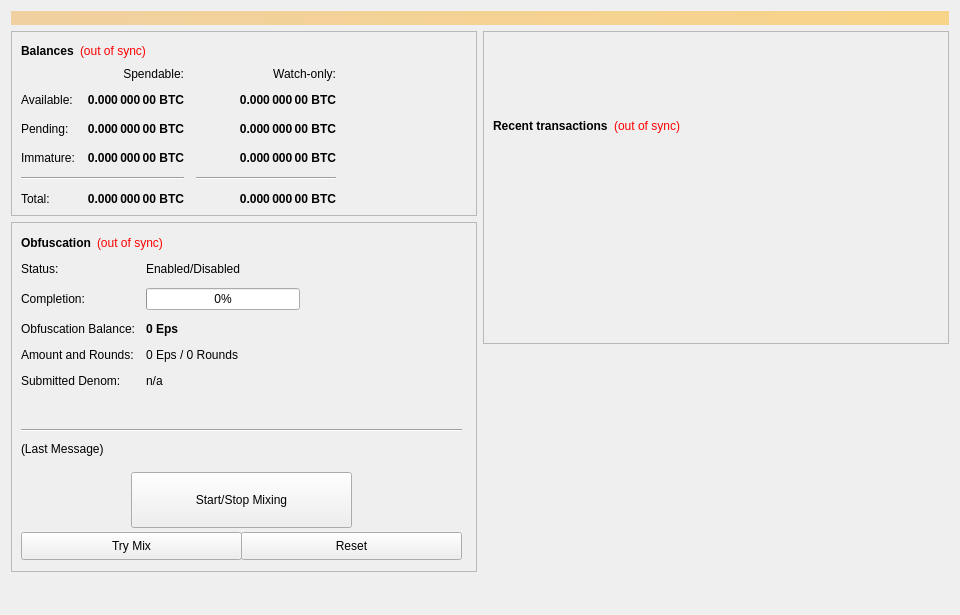
<?xml version="1.0" encoding="UTF-8"?>
<ui version="4.0">
 <class>OverviewPage</class>
 <widget class="QWidget" name="OverviewPage">
  <property name="geometry">
   <rect>
    <x>0</x>
    <y>0</y>
    <width>960</width>
    <height>615</height>
   </rect>
  </property>
  <property name="minimumSize">
   <size>
    <width>960</width>
    <height>0</height>
   </size>
  </property>
  <property name="windowTitle">
   <string>Form</string>
  </property>
  <layout class="QVBoxLayout" name="topLayout">
   <item>
    <widget class="QLabel" name="labelAlerts">
     <property name="visible">
      <bool>false</bool>
     </property>
     <property name="styleSheet">
      <string notr="true">background-color: qlineargradient(x1: 0, y1: 0, x2: 1, y2: 0, stop:0 #F0D0A0, stop:1 #F8D488); color:#000000;</string>
     </property>
     <property name="wordWrap">
      <bool>true</bool>
     </property>
     <property name="margin">
      <number>3</number>
     </property>
    </widget>
   </item>
   <item>
    <layout class="QHBoxLayout" name="horizontalLayout" stretch="1,1">
     <item>
      <layout class="QVBoxLayout" name="verticalLayout_2">
       <item>
        <widget class="QFrame" name="frame">
         <property name="frameShape">
          <enum>QFrame::StyledPanel</enum>
         </property>
         <property name="frameShadow">
          <enum>QFrame::Raised</enum>
         </property>
         <layout class="QVBoxLayout" name="verticalLayout_4">
          <item>
           <layout class="QHBoxLayout" name="horizontalLayout_4">
            <item>
             <widget class="QLabel" name="label_5">
              <property name="font">
               <font>
                <weight>75</weight>
                <bold>true</bold>
               </font>
              </property>
              <property name="text">
               <string>Balances</string>
              </property>
             </widget>
            </item>
            <item>
             <widget class="QLabel" name="labelWalletStatus">
              <property name="cursor">
               <cursorShape>WhatsThisCursor</cursorShape>
              </property>
              <property name="toolTip">
               <string>The displayed information may be out of date. Your wallet automatically synchronizes with the EPS network after a connection is established, but this process has not completed yet.</string>
              </property>
              <property name="styleSheet">
               <string notr="true">QLabel { color: red; }</string>
              </property>
              <property name="text">
               <string notr="true">(out of sync)</string>
              </property>
              <property name="alignment">
               <set>Qt::AlignLeading|Qt::AlignLeft|Qt::AlignVCenter</set>
              </property>
             </widget>
            </item>
            <item>
             <spacer name="horizontalSpacer_3">
              <property name="orientation">
               <enum>Qt::Horizontal</enum>
              </property>
              <property name="sizeHint" stdset="0">
               <size>
                <width>40</width>
                <height>20</height>
               </size>
              </property>
             </spacer>
            </item>
           </layout>
          </item>
          <item>
           <layout class="QGridLayout" name="gridLayout">
            <property name="spacing">
             <number>12</number>
            </property>
            <item row="2" column="2">
             <widget class="QLabel" name="labelWatchPending">
              <property name="font">
               <font>
                <weight>75</weight>
                <bold>true</bold>
               </font>
              </property>
              <property name="cursor">
               <cursorShape>IBeamCursor</cursorShape>
              </property>
              <property name="toolTip">
               <string>Unconfirmed transactions to watch-only addresses</string>
              </property>
              <property name="text">
               <string notr="true">0.000 000 00 BTC</string>
              </property>
              <property name="alignment">
               <set>Qt::AlignRight|Qt::AlignTrailing|Qt::AlignVCenter</set>
              </property>
              <property name="textInteractionFlags">
               <set>Qt::LinksAccessibleByMouse|Qt::TextSelectableByKeyboard|Qt::TextSelectableByMouse</set>
              </property>
             </widget>
            </item>
            <item row="2" column="1">
             <widget class="QLabel" name="labelUnconfirmed">
              <property name="font">
               <font>
                <weight>75</weight>
                <bold>true</bold>
               </font>
              </property>
              <property name="cursor">
               <cursorShape>IBeamCursor</cursorShape>
              </property>
              <property name="toolTip">
               <string>Total of transactions that have yet to be confirmed, and do not yet count toward the spendable balance</string>
              </property>
              <property name="text">
               <string notr="true">0.000 000 00 BTC</string>
              </property>
              <property name="alignment">
               <set>Qt::AlignRight|Qt::AlignTrailing|Qt::AlignVCenter</set>
              </property>
              <property name="textInteractionFlags">
               <set>Qt::LinksAccessibleByMouse|Qt::TextSelectableByKeyboard|Qt::TextSelectableByMouse</set>
              </property>
             </widget>
            </item>
            <item row="3" column="2">
             <widget class="QLabel" name="labelWatchImmature">
              <property name="font">
               <font>
                <weight>75</weight>
                <bold>true</bold>
               </font>
              </property>
              <property name="cursor">
               <cursorShape>IBeamCursor</cursorShape>
              </property>
              <property name="toolTip">
               <string>Staked or masternode rewards in watch-only addresses that has not yet matured</string>
              </property>
              <property name="text">
               <string notr="true">0.000 000 00 BTC</string>
              </property>
              <property name="alignment">
               <set>Qt::AlignRight|Qt::AlignTrailing|Qt::AlignVCenter</set>
              </property>
              <property name="textInteractionFlags">
               <set>Qt::LinksAccessibleByMouse|Qt::TextSelectableByKeyboard|Qt::TextSelectableByMouse</set>
              </property>
             </widget>
            </item>
            <item row="4" column="0" colspan="2">
             <widget class="Line" name="lineSpendableBalance">
              <property name="orientation">
               <enum>Qt::Horizontal</enum>
              </property>
             </widget>
            </item>
            <item row="4" column="2">
             <widget class="Line" name="lineWatchBalance">
              <property name="sizePolicy">
               <sizepolicy hsizetype="Preferred" vsizetype="Fixed">
                <horstretch>0</horstretch>
                <verstretch>0</verstretch>
               </sizepolicy>
              </property>
              <property name="minimumSize">
               <size>
                <width>140</width>
                <height>0</height>
               </size>
              </property>
              <property name="orientation">
               <enum>Qt::Horizontal</enum>
              </property>
             </widget>
            </item>
            <item row="5" column="0">
             <widget class="QLabel" name="labelTotalText">
              <property name="text">
               <string>Total:</string>
              </property>
             </widget>
            </item>
            <item row="3" column="1">
             <widget class="QLabel" name="labelImmature">
              <property name="font">
               <font>
                <weight>75</weight>
                <bold>true</bold>
               </font>
              </property>
              <property name="cursor">
               <cursorShape>IBeamCursor</cursorShape>
              </property>
              <property name="toolTip">
               <string>Staked or masternode rewards that has not yet matured</string>
              </property>
              <property name="text">
               <string notr="true">0.000 000 00 BTC</string>
              </property>
              <property name="alignment">
               <set>Qt::AlignRight|Qt::AlignTrailing|Qt::AlignVCenter</set>
              </property>
              <property name="textInteractionFlags">
               <set>Qt::LinksAccessibleByMouse|Qt::TextSelectableByKeyboard|Qt::TextSelectableByMouse</set>
              </property>
             </widget>
            </item>
            <item row="2" column="3">
             <spacer name="horizontalSpacer_2">
              <property name="orientation">
               <enum>Qt::Horizontal</enum>
              </property>
              <property name="sizeHint" stdset="0">
               <size>
                <width>40</width>
                <height>20</height>
               </size>
              </property>
             </spacer>
            </item>
            <item row="3" column="0">
             <widget class="QLabel" name="labelImmatureText">
              <property name="text">
               <string>Immature:</string>
              </property>
             </widget>
            </item>
            <item row="5" column="1">
             <widget class="QLabel" name="labelTotal">
              <property name="font">
               <font>
                <weight>75</weight>
                <bold>true</bold>
               </font>
              </property>
              <property name="cursor">
               <cursorShape>IBeamCursor</cursorShape>
              </property>
              <property name="toolTip">
               <string>Your current total balance</string>
              </property>
              <property name="text">
               <string notr="true">0.000 000 00 BTC</string>
              </property>
              <property name="alignment">
               <set>Qt::AlignRight|Qt::AlignTrailing|Qt::AlignVCenter</set>
              </property>
              <property name="textInteractionFlags">
               <set>Qt::LinksAccessibleByMouse|Qt::TextSelectableByKeyboard|Qt::TextSelectableByMouse</set>
              </property>
             </widget>
            </item>
            <item row="5" column="2">
             <widget class="QLabel" name="labelWatchTotal">
              <property name="font">
               <font>
                <weight>75</weight>
                <bold>true</bold>
               </font>
              </property>
              <property name="cursor">
               <cursorShape>IBeamCursor</cursorShape>
              </property>
              <property name="toolTip">
               <string>Current total balance in watch-only addresses</string>
              </property>
              <property name="text">
               <string notr="true">0.000 000 00 BTC</string>
              </property>
              <property name="alignment">
               <set>Qt::AlignRight|Qt::AlignTrailing|Qt::AlignVCenter</set>
              </property>
              <property name="textInteractionFlags">
               <set>Qt::LinksAccessibleByMouse|Qt::TextSelectableByKeyboard|Qt::TextSelectableByMouse</set>
              </property>
             </widget>
            </item>
            <item row="0" column="2">
             <widget class="QLabel" name="labelWatchonly">
              <property name="text">
               <string>Watch-only:</string>
              </property>
              <property name="alignment">
               <set>Qt::AlignRight|Qt::AlignTrailing|Qt::AlignVCenter</set>
              </property>
             </widget>
            </item>
            <item row="1" column="0">
             <widget class="QLabel" name="labelBalanceText">
              <property name="text">
               <string>Available:</string>
              </property>
             </widget>
            </item>
            <item row="1" column="1">
             <widget class="QLabel" name="labelBalance">
              <property name="font">
               <font>
                <weight>75</weight>
                <bold>true</bold>
               </font>
              </property>
              <property name="cursor">
               <cursorShape>IBeamCursor</cursorShape>
              </property>
              <property name="toolTip">
               <string>Your current spendable balance</string>
              </property>
              <property name="text">
               <string notr="true">0.000 000 00 BTC</string>
              </property>
              <property name="alignment">
               <set>Qt::AlignRight|Qt::AlignTrailing|Qt::AlignVCenter</set>
              </property>
              <property name="textInteractionFlags">
               <set>Qt::LinksAccessibleByMouse|Qt::TextSelectableByKeyboard|Qt::TextSelectableByMouse</set>
              </property>
             </widget>
            </item>
            <item row="1" column="2">
             <widget class="QLabel" name="labelWatchAvailable">
              <property name="font">
               <font>
                <weight>75</weight>
                <bold>true</bold>
               </font>
              </property>
              <property name="cursor">
               <cursorShape>IBeamCursor</cursorShape>
              </property>
              <property name="toolTip">
               <string>Your current balance in watch-only addresses</string>
              </property>
              <property name="text">
               <string notr="true">0.000 000 00 BTC</string>
              </property>
              <property name="alignment">
               <set>Qt::AlignRight|Qt::AlignTrailing|Qt::AlignVCenter</set>
              </property>
              <property name="textInteractionFlags">
               <set>Qt::LinksAccessibleByMouse|Qt::TextSelectableByKeyboard|Qt::TextSelectableByMouse</set>
              </property>
             </widget>
            </item>
            <item row="2" column="0">
             <widget class="QLabel" name="labelPendingText">
              <property name="text">
               <string>Pending:</string>
              </property>
             </widget>
            </item>
            <item row="0" column="1">
             <widget class="QLabel" name="labelSpendable">
              <property name="text">
               <string>Spendable:</string>
              </property>
              <property name="alignment">
               <set>Qt::AlignRight|Qt::AlignTrailing|Qt::AlignVCenter</set>
              </property>
             </widget>
            </item>
           </layout>
          </item>
         </layout>
        </widget>
       </item>
       <item>
        <widget class="QFrame" name="frameObfuscation">
         <property name="minimumSize">
          <size>
           <width>0</width>
           <height>350</height>
          </size>
         </property>
         <property name="layoutDirection">
          <enum>Qt::LeftToRight</enum>
         </property>
         <property name="frameShape">
          <enum>QFrame::StyledPanel</enum>
         </property>
         <property name="frameShadow">
          <enum>QFrame::Raised</enum>
         </property>
         <widget class="QWidget" name="formLayoutWidget">
          <property name="geometry">
           <rect>
            <x>10</x>
            <y>40</y>
            <width>451</width>
            <height>161</height>
           </rect>
          </property>
          <layout class="QFormLayout" name="formLayout">
           <property name="fieldGrowthPolicy">
            <enum>QFormLayout::AllNonFixedFieldsGrow</enum>
           </property>
           <property name="horizontalSpacing">
            <number>11</number>
           </property>
           <property name="verticalSpacing">
            <number>12</number>
           </property>
           <item row="0" column="0">
            <widget class="QLabel" name="label_6">
             <property name="text">
              <string>Status:</string>
             </property>
            </widget>
           </item>
           <item row="1" column="0">
            <widget class="QLabel" name="label_7">
             <property name="text">
              <string>Completion:</string>
             </property>
            </widget>
           </item>
           <item row="1" column="1">
            <widget class="QProgressBar" name="obfuscationProgress">
             <property name="maximumSize">
              <size>
               <width>154</width>
               <height>16777215</height>
              </size>
             </property>
             <property name="value">
              <number>0</number>
             </property>
            </widget>
           </item>
           <item row="2" column="0">
            <widget class="QLabel" name="labelAnonymizedText">
             <property name="text">
              <string>Obfuscation Balance:</string>
             </property>
            </widget>
           </item>
           <item row="2" column="1">
            <widget class="QLabel" name="labelAnonymized">
             <property name="font">
              <font>
               <weight>75</weight>
               <bold>true</bold>
              </font>
             </property>
             <property name="text">
              <string notr="true">0 Eps</string>
             </property>
            </widget>
           </item>
           <item row="3" column="0">
            <widget class="QLabel" name="label_8">
             <property name="text">
              <string>Amount and Rounds:</string>
             </property>
            </widget>
           </item>
           <item row="3" column="1">
            <widget class="QLabel" name="labelAmountRounds">
             <property name="text">
              <string>0 Eps / 0 Rounds</string>
             </property>
            </widget>
           </item>
           <item row="4" column="0">
            <widget class="QLabel" name="label_9">
             <property name="text">
              <string>Submitted Denom:</string>
             </property>
            </widget>
           </item>
           <item row="4" column="1">
            <widget class="QLabel" name="labelSubmittedDenom">
             <property name="toolTip">
              <string>The denominations you submitted to the Masternode.&lt;br&gt;To mix, other users must submit the exact same denominations.</string>
             </property>
             <property name="text">
              <string>n/a</string>
             </property>
            </widget>
           </item>
           <item row="0" column="1">
            <widget class="QLabel" name="obfuscationEnabled">
             <property name="text">
              <string>Enabled/Disabled</string>
             </property>
            </widget>
           </item>
          </layout>
         </widget>
         <widget class="QPushButton" name="runAutoDenom">
          <property name="geometry">
           <rect>
            <x>251</x>
            <y>17</y>
            <width>1</width>
            <height>1</height>
           </rect>
          </property>
          <property name="palette">
           <palette>
            <active>
             <colorrole role="WindowText">
              <brush brushstyle="SolidPattern">
               <color alpha="255">
                <red>0</red>
                <green>0</green>
                <blue>0</blue>
               </color>
              </brush>
             </colorrole>
             <colorrole role="Button">
              <brush brushstyle="SolidPattern">
               <color alpha="255">
                <red>239</red>
                <green>238</green>
                <blue>238</blue>
               </color>
              </brush>
             </colorrole>
             <colorrole role="Light">
              <brush brushstyle="SolidPattern">
               <color alpha="255">
                <red>255</red>
                <green>255</green>
                <blue>255</blue>
               </color>
              </brush>
             </colorrole>
             <colorrole role="Midlight">
              <brush brushstyle="SolidPattern">
               <color alpha="255">
                <red>247</red>
                <green>246</green>
                <blue>246</blue>
               </color>
              </brush>
             </colorrole>
             <colorrole role="Dark">
              <brush brushstyle="SolidPattern">
               <color alpha="255">
                <red>119</red>
                <green>119</green>
                <blue>119</blue>
               </color>
              </brush>
             </colorrole>
             <colorrole role="Mid">
              <brush brushstyle="SolidPattern">
               <color alpha="255">
                <red>159</red>
                <green>159</green>
                <blue>159</blue>
               </color>
              </brush>
             </colorrole>
             <colorrole role="Text">
              <brush brushstyle="SolidPattern">
               <color alpha="255">
                <red>0</red>
                <green>0</green>
                <blue>0</blue>
               </color>
              </brush>
             </colorrole>
             <colorrole role="BrightText">
              <brush brushstyle="SolidPattern">
               <color alpha="255">
                <red>255</red>
                <green>255</green>
                <blue>255</blue>
               </color>
              </brush>
             </colorrole>
             <colorrole role="ButtonText">
              <brush brushstyle="SolidPattern">
               <color alpha="255">
                <red>0</red>
                <green>0</green>
                <blue>0</blue>
               </color>
              </brush>
             </colorrole>
             <colorrole role="Base">
              <brush brushstyle="SolidPattern">
               <color alpha="255">
                <red>255</red>
                <green>255</green>
                <blue>255</blue>
               </color>
              </brush>
             </colorrole>
             <colorrole role="Window">
              <brush brushstyle="SolidPattern">
               <color alpha="255">
                <red>239</red>
                <green>238</green>
                <blue>238</blue>
               </color>
              </brush>
             </colorrole>
             <colorrole role="Shadow">
              <brush brushstyle="SolidPattern">
               <color alpha="255">
                <red>0</red>
                <green>0</green>
                <blue>0</blue>
               </color>
              </brush>
             </colorrole>
             <colorrole role="AlternateBase">
              <brush brushstyle="SolidPattern">
               <color alpha="255">
                <red>247</red>
                <green>246</green>
                <blue>246</blue>
               </color>
              </brush>
             </colorrole>
             <colorrole role="ToolTipBase">
              <brush brushstyle="SolidPattern">
               <color alpha="255">
                <red>255</red>
                <green>255</green>
                <blue>220</blue>
               </color>
              </brush>
             </colorrole>
             <colorrole role="ToolTipText">
              <brush brushstyle="SolidPattern">
               <color alpha="255">
                <red>0</red>
                <green>0</green>
                <blue>0</blue>
               </color>
              </brush>
             </colorrole>
            </active>
            <inactive>
             <colorrole role="WindowText">
              <brush brushstyle="SolidPattern">
               <color alpha="255">
                <red>0</red>
                <green>0</green>
                <blue>0</blue>
               </color>
              </brush>
             </colorrole>
             <colorrole role="Button">
              <brush brushstyle="SolidPattern">
               <color alpha="255">
                <red>239</red>
                <green>238</green>
                <blue>238</blue>
               </color>
              </brush>
             </colorrole>
             <colorrole role="Light">
              <brush brushstyle="SolidPattern">
               <color alpha="255">
                <red>255</red>
                <green>255</green>
                <blue>255</blue>
               </color>
              </brush>
             </colorrole>
             <colorrole role="Midlight">
              <brush brushstyle="SolidPattern">
               <color alpha="255">
                <red>247</red>
                <green>246</green>
                <blue>246</blue>
               </color>
              </brush>
             </colorrole>
             <colorrole role="Dark">
              <brush brushstyle="SolidPattern">
               <color alpha="255">
                <red>119</red>
                <green>119</green>
                <blue>119</blue>
               </color>
              </brush>
             </colorrole>
             <colorrole role="Mid">
              <brush brushstyle="SolidPattern">
               <color alpha="255">
                <red>159</red>
                <green>159</green>
                <blue>159</blue>
               </color>
              </brush>
             </colorrole>
             <colorrole role="Text">
              <brush brushstyle="SolidPattern">
               <color alpha="255">
                <red>0</red>
                <green>0</green>
                <blue>0</blue>
               </color>
              </brush>
             </colorrole>
             <colorrole role="BrightText">
              <brush brushstyle="SolidPattern">
               <color alpha="255">
                <red>255</red>
                <green>255</green>
                <blue>255</blue>
               </color>
              </brush>
             </colorrole>
             <colorrole role="ButtonText">
              <brush brushstyle="SolidPattern">
               <color alpha="255">
                <red>0</red>
                <green>0</green>
                <blue>0</blue>
               </color>
              </brush>
             </colorrole>
             <colorrole role="Base">
              <brush brushstyle="SolidPattern">
               <color alpha="255">
                <red>255</red>
                <green>255</green>
                <blue>255</blue>
               </color>
              </brush>
             </colorrole>
             <colorrole role="Window">
              <brush brushstyle="SolidPattern">
               <color alpha="255">
                <red>239</red>
                <green>238</green>
                <blue>238</blue>
               </color>
              </brush>
             </colorrole>
             <colorrole role="Shadow">
              <brush brushstyle="SolidPattern">
               <color alpha="255">
                <red>0</red>
                <green>0</green>
                <blue>0</blue>
               </color>
              </brush>
             </colorrole>
             <colorrole role="AlternateBase">
              <brush brushstyle="SolidPattern">
               <color alpha="255">
                <red>247</red>
                <green>246</green>
                <blue>246</blue>
               </color>
              </brush>
             </colorrole>
             <colorrole role="ToolTipBase">
              <brush brushstyle="SolidPattern">
               <color alpha="255">
                <red>255</red>
                <green>255</green>
                <blue>220</blue>
               </color>
              </brush>
             </colorrole>
             <colorrole role="ToolTipText">
              <brush brushstyle="SolidPattern">
               <color alpha="255">
                <red>0</red>
                <green>0</green>
                <blue>0</blue>
               </color>
              </brush>
             </colorrole>
            </inactive>
            <disabled>
             <colorrole role="WindowText">
              <brush brushstyle="SolidPattern">
               <color alpha="255">
                <red>119</red>
                <green>119</green>
                <blue>119</blue>
               </color>
              </brush>
             </colorrole>
             <colorrole role="Button">
              <brush brushstyle="SolidPattern">
               <color alpha="255">
                <red>239</red>
                <green>238</green>
                <blue>238</blue>
               </color>
              </brush>
             </colorrole>
             <colorrole role="Light">
              <brush brushstyle="SolidPattern">
               <color alpha="255">
                <red>255</red>
                <green>255</green>
                <blue>255</blue>
               </color>
              </brush>
             </colorrole>
             <colorrole role="Midlight">
              <brush brushstyle="SolidPattern">
               <color alpha="255">
                <red>247</red>
                <green>246</green>
                <blue>246</blue>
               </color>
              </brush>
             </colorrole>
             <colorrole role="Dark">
              <brush brushstyle="SolidPattern">
               <color alpha="255">
                <red>119</red>
                <green>119</green>
                <blue>119</blue>
               </color>
              </brush>
             </colorrole>
             <colorrole role="Mid">
              <brush brushstyle="SolidPattern">
               <color alpha="255">
                <red>159</red>
                <green>159</green>
                <blue>159</blue>
               </color>
              </brush>
             </colorrole>
             <colorrole role="Text">
              <brush brushstyle="SolidPattern">
               <color alpha="255">
                <red>119</red>
                <green>119</green>
                <blue>119</blue>
               </color>
              </brush>
             </colorrole>
             <colorrole role="BrightText">
              <brush brushstyle="SolidPattern">
               <color alpha="255">
                <red>255</red>
                <green>255</green>
                <blue>255</blue>
               </color>
              </brush>
             </colorrole>
             <colorrole role="ButtonText">
              <brush brushstyle="SolidPattern">
               <color alpha="255">
                <red>119</red>
                <green>119</green>
                <blue>119</blue>
               </color>
              </brush>
             </colorrole>
             <colorrole role="Base">
              <brush brushstyle="SolidPattern">
               <color alpha="255">
                <red>239</red>
                <green>238</green>
                <blue>238</blue>
               </color>
              </brush>
             </colorrole>
             <colorrole role="Window">
              <brush brushstyle="SolidPattern">
               <color alpha="255">
                <red>239</red>
                <green>238</green>
                <blue>238</blue>
               </color>
              </brush>
             </colorrole>
             <colorrole role="Shadow">
              <brush brushstyle="SolidPattern">
               <color alpha="255">
                <red>0</red>
                <green>0</green>
                <blue>0</blue>
               </color>
              </brush>
             </colorrole>
             <colorrole role="AlternateBase">
              <brush brushstyle="SolidPattern">
               <color alpha="255">
                <red>239</red>
                <green>238</green>
                <blue>238</blue>
               </color>
              </brush>
             </colorrole>
             <colorrole role="ToolTipBase">
              <brush brushstyle="SolidPattern">
               <color alpha="255">
                <red>255</red>
                <green>255</green>
                <blue>220</blue>
               </color>
              </brush>
             </colorrole>
             <colorrole role="ToolTipText">
              <brush brushstyle="SolidPattern">
               <color alpha="255">
                <red>0</red>
                <green>0</green>
                <blue>0</blue>
               </color>
              </brush>
             </colorrole>
            </disabled>
           </palette>
          </property>
          <property name="focusPolicy">
           <enum>Qt::NoFocus</enum>
          </property>
          <property name="autoFillBackground">
           <bool>true</bool>
          </property>
          <property name="text">
           <string/>
          </property>
          <property name="flat">
           <bool>true</bool>
          </property>
         </widget>
         <widget class="QPushButton" name="toggleObfuscation">
          <property name="geometry">
           <rect>
            <x>120</x>
            <y>250</y>
            <width>221</width>
            <height>56</height>
           </rect>
          </property>
          <property name="sizePolicy">
           <sizepolicy hsizetype="MinimumExpanding" vsizetype="Fixed">
            <horstretch>0</horstretch>
            <verstretch>0</verstretch>
           </sizepolicy>
          </property>
          <property name="text">
           <string>Start/Stop Mixing</string>
          </property>
         </widget>
         <widget class="Line" name="lineLastMessage">
          <property name="geometry">
           <rect>
            <x>10</x>
            <y>200</y>
            <width>441</width>
            <height>16</height>
           </rect>
          </property>
          <property name="orientation">
           <enum>Qt::Horizontal</enum>
          </property>
         </widget>
         <widget class="QLabel" name="obfuscationStatus">
          <property name="geometry">
           <rect>
            <x>10</x>
            <y>220</y>
            <width>451</width>
            <height>61</height>
           </rect>
          </property>
          <property name="minimumSize">
           <size>
            <width>288</width>
            <height>43</height>
           </size>
          </property>
          <property name="text">
           <string>(Last Message)</string>
          </property>
          <property name="alignment">
           <set>Qt::AlignLeading|Qt::AlignLeft|Qt::AlignTop</set>
          </property>
          <property name="wordWrap">
           <bool>true</bool>
          </property>
         </widget>
         <widget class="QPushButton" name="obfuscationAuto">
          <property name="geometry">
           <rect>
            <x>10</x>
            <y>310</y>
            <width>221</width>
            <height>28</height>
           </rect>
          </property>
          <property name="sizePolicy">
           <sizepolicy hsizetype="MinimumExpanding" vsizetype="Fixed">
            <horstretch>0</horstretch>
            <verstretch>0</verstretch>
           </sizepolicy>
          </property>
          <property name="toolTip">
           <string>Try to manually submit a Obfuscation request.</string>
          </property>
          <property name="text">
           <string>Try Mix</string>
          </property>
         </widget>
         <widget class="QPushButton" name="obfuscationReset">
          <property name="geometry">
           <rect>
            <x>230</x>
            <y>310</y>
            <width>221</width>
            <height>28</height>
           </rect>
          </property>
          <property name="sizePolicy">
           <sizepolicy hsizetype="MinimumExpanding" vsizetype="Fixed">
            <horstretch>0</horstretch>
            <verstretch>0</verstretch>
           </sizepolicy>
          </property>
          <property name="toolTip">
           <string>Reset the current status of Obfuscation (can interrupt Obfuscation if it's in the process of Mixing, which can cost you money!)</string>
          </property>
          <property name="autoFillBackground">
           <bool>false</bool>
          </property>
          <property name="text">
           <string>Reset</string>
          </property>
         </widget>
         <widget class="QWidget" name="layoutWidget">
          <property name="geometry">
           <rect>
            <x>10</x>
            <y>10</y>
            <width>431</width>
            <height>22</height>
           </rect>
          </property>
          <layout class="QHBoxLayout" name="horizontalLayout_5">
           <item>
            <widget class="QLabel" name="label_2">
             <property name="font">
              <font>
               <weight>75</weight>
               <bold>true</bold>
              </font>
             </property>
             <property name="text">
              <string>Obfuscation</string>
             </property>
            </widget>
           </item>
           <item>
            <widget class="QLabel" name="labelObfuscationSyncStatus">
             <property name="toolTip">
              <string>The displayed information may be out of date. Your wallet automatically synchronizes with the EPS network after a connection is established, but this process has not completed yet.</string>
             </property>
             <property name="styleSheet">
              <string notr="true">QLabel { color: red; }</string>
             </property>
             <property name="text">
              <string notr="true">(out of sync)</string>
             </property>
             <property name="alignment">
              <set>Qt::AlignLeading|Qt::AlignLeft|Qt::AlignVCenter</set>
             </property>
            </widget>
           </item>
           <item>
            <spacer name="horizontalSpacer_4">
             <property name="orientation">
              <enum>Qt::Horizontal</enum>
             </property>
             <property name="sizeHint" stdset="0">
              <size>
               <width>40</width>
               <height>20</height>
              </size>
             </property>
            </spacer>
           </item>
          </layout>
         </widget>
        </widget>
       </item>
       <item>
        <spacer name="verticalSpacer">
         <property name="orientation">
          <enum>Qt::Vertical</enum>
         </property>
         <property name="sizeHint" stdset="0">
          <size>
           <width>20</width>
           <height>40</height>
          </size>
         </property>
        </spacer>
       </item>
      </layout>
     </item>
     <item>
      <layout class="QVBoxLayout" name="verticalLayout_3">
       <item>
        <widget class="QFrame" name="frame_2">
         <property name="frameShape">
          <enum>QFrame::StyledPanel</enum>
         </property>
         <property name="frameShadow">
          <enum>QFrame::Raised</enum>
         </property>
         <layout class="QVBoxLayout" name="verticalLayout">
          <item>
           <spacer name="verticalSpacer_3">
            <property name="orientation">
             <enum>Qt::Vertical</enum>
            </property>
            <property name="sizeType">
             <enum>QSizePolicy::Fixed</enum>
            </property>
            <property name="sizeHint" stdset="0">
             <size>
              <width>20</width>
              <height>75</height>
             </size>
            </property>
           </spacer>
          </item>
          <item>
           <layout class="QHBoxLayout" name="horizontalLayout_2">
            <item>
             <widget class="QLabel" name="label_4">
              <property name="font">
               <font>
                <weight>75</weight>
                <bold>true</bold>
               </font>
              </property>
              <property name="text">
               <string>Recent transactions</string>
              </property>
             </widget>
            </item>
            <item>
             <widget class="QLabel" name="labelTransactionsStatus">
              <property name="cursor">
               <cursorShape>WhatsThisCursor</cursorShape>
              </property>
              <property name="toolTip">
               <string>The displayed information may be out of date. Your wallet automatically synchronizes with the EPS network after a connection is established, but this process has not completed yet.</string>
              </property>
              <property name="styleSheet">
               <string notr="true">QLabel { color: red; }</string>
              </property>
              <property name="text">
               <string notr="true">(out of sync)</string>
              </property>
              <property name="alignment">
               <set>Qt::AlignRight|Qt::AlignTrailing|Qt::AlignVCenter</set>
              </property>
             </widget>
            </item>
            <item>
             <spacer name="horizontalSpacer">
              <property name="orientation">
               <enum>Qt::Horizontal</enum>
              </property>
              <property name="sizeHint" stdset="0">
               <size>
                <width>40</width>
                <height>20</height>
               </size>
              </property>
             </spacer>
            </item>
           </layout>
          </item>
          <item>
           <widget class="QListView" name="listTransactions">
            <property name="styleSheet">
             <string notr="true">QListView { background: transparent; }</string>
            </property>
            <property name="frameShape">
             <enum>QFrame::NoFrame</enum>
            </property>
            <property name="verticalScrollBarPolicy">
             <enum>Qt::ScrollBarAlwaysOff</enum>
            </property>
            <property name="horizontalScrollBarPolicy">
             <enum>Qt::ScrollBarAlwaysOff</enum>
            </property>
            <property name="selectionMode">
             <enum>QAbstractItemView::NoSelection</enum>
            </property>
           </widget>
          </item>
         </layout>
        </widget>
       </item>
       <item>
        <spacer name="verticalSpacer_2">
         <property name="orientation">
          <enum>Qt::Vertical</enum>
         </property>
         <property name="sizeType">
          <enum>QSizePolicy::Expanding</enum>
         </property>
         <property name="sizeHint" stdset="0">
          <size>
           <width>20</width>
           <height>40</height>
          </size>
         </property>
        </spacer>
       </item>
      </layout>
     </item>
    </layout>
   </item>
  </layout>
 </widget>
 <resources/>
 <connections/>
</ui>
